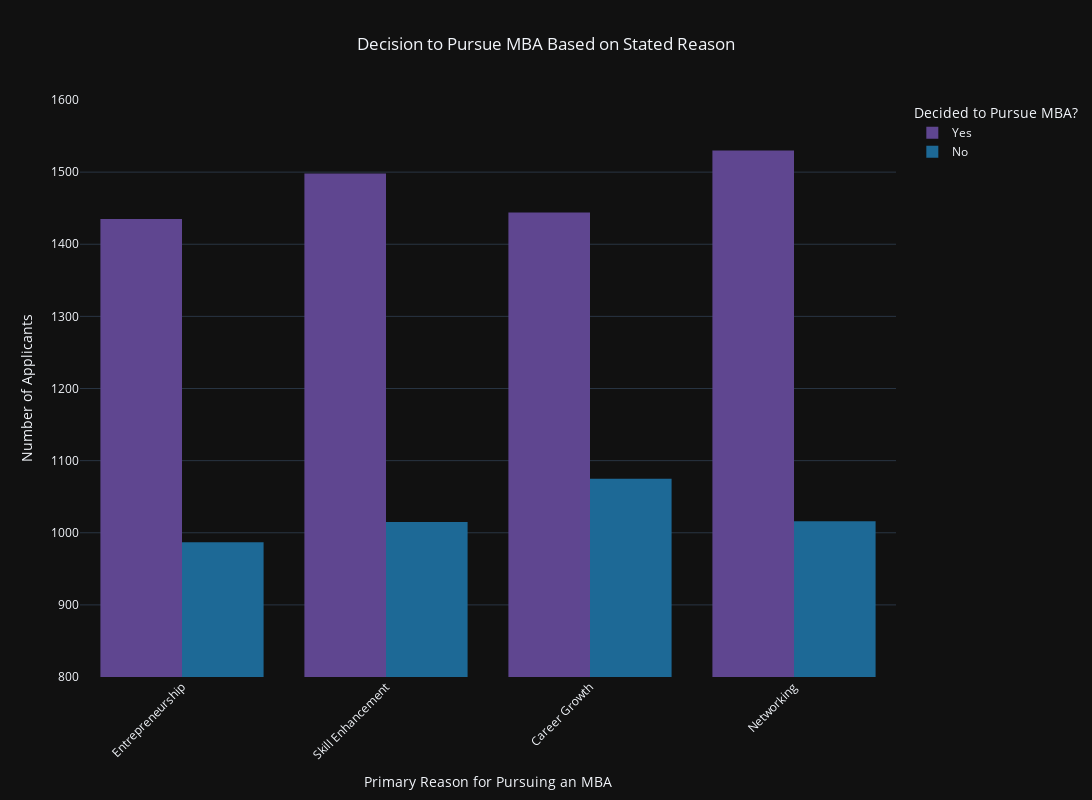

The notebook cell this image was saved under:
### Code cell
import plotly.express as px


fig = px.histogram(
    mba_df,
    x='Reason for MBA',
    color='Decided to Pursue MBA?',
    color_discrete_sequence=px.colors.qualitative.Prism,
    barmode='group',
    title='Decision to Pursue MBA Based on Stated Reason',
    labels={
        'Reason for MBA': 'Primary Reason for Pursuing an MBA',
        'count': 'Number of Applicants'
    },
    category_orders={'Reason for MBA': [
        'Career Advancement',
        'Career Switch',
        'Skill Development',
        'Networking Opportunities',
        'Entrepreneurial Goals'
    ]}
)


fig.update_layout(
     yaxis_title='Number of Applicants',
    yaxis_range=[800, 1600],
    width=1200,
    height=800,
    title_x=0.5,
    xaxis_tickangle=-45
)

fig.show()

### Figure 1 — Plotly figure (JSON) as saved in the notebook; plotly's stock layout.template omitted (floating-point values rounded to 4 significant figures; data arrays with more than 128 entries replaced by an {"elided": "..."} marker saying what was removed)
{"data": [{"alignmentgroup": "True", "bingroup": "x", "hovertemplate": "Decided to Pursue MBA?=Yes<br>Primary Reason for Pursuing an MBA=%{x}<br>count=%{y}<extra></extra>", "legendgroup": "Yes", "marker": {"color": "rgb(95, 70, 144)", "pattern": {"shape": ""}}, "name": "Yes", "offsetgroup": "Yes", "orientation": "v", "showlegend": true, "x": {"elided": "5907 str values"}, "xaxis": "x", "yaxis": "y", "type": "histogram"}, {"alignmentgroup": "True", "bingroup": "x", "hovertemplate": "Decided to Pursue MBA?=No<br>Primary Reason for Pursuing an MBA=%{x}<br>count=%{y}<extra></extra>", "legendgroup": "No", "marker": {"color": "rgb(29, 105, 150)", "pattern": {"shape": ""}}, "name": "No", "offsetgroup": "No", "orientation": "v", "showlegend": true, "x": {"elided": "4093 str values"}, "xaxis": "x", "yaxis": "y", "type": "histogram"}], "layout": {"xaxis": {"anchor": "y", "domain": [0.0, 1.0], "title": {"text": "Primary Reason for Pursuing an MBA"}, "categoryorder": "array", "categoryarray": ["Career Advancement", "Career Switch", "Skill Development", "Networking Opportunities", "Entrepreneurial Goals"], "tickangle": -45}, "yaxis": {"anchor": "x", "domain": [0.0, 1.0], "title": {"text": "Number of Applicants"}, "range": [800, 1600]}, "legend": {"title": {"text": "Decided to Pursue MBA?"}, "tracegroupgap": 0}, "title": {"text": "Decision to Pursue MBA Based on Stated Reason", "x": 0.5}, "barmode": "group", "width": 1200, "height": 800}}
